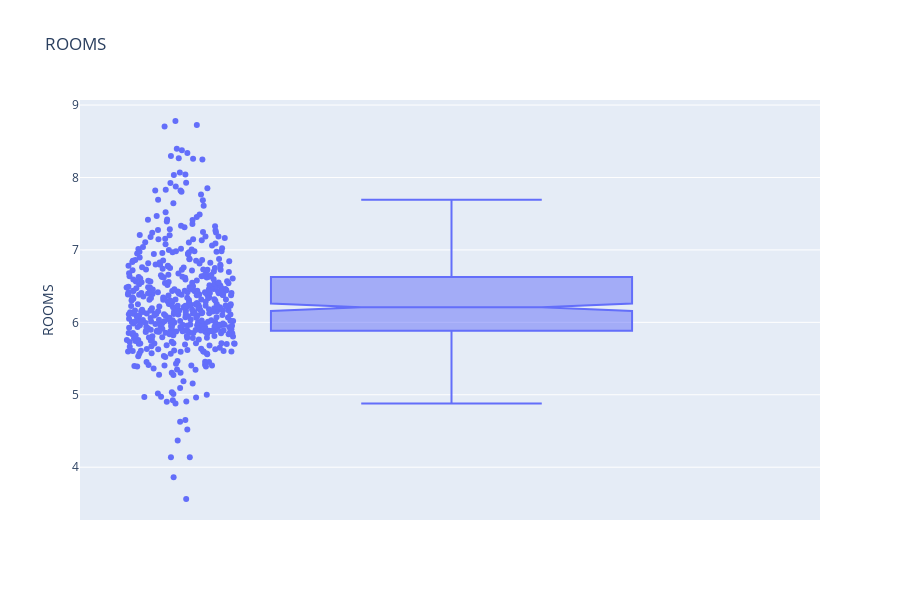

The code cell stored with this chart in its notebook:
### Code cell
##Boxplot showing the disrtobutions of room numbers
fig = px.box(df, y="ROOMS", points="all",
             notched=True, # used notched shape
             title="ROOMS" )




fig.show()

### Figure 1 — Plotly figure (JSON) as saved in the notebook; plotly's stock layout.template omitted (floating-point values rounded to 4 significant figures; data arrays with more than 128 entries replaced by an {"elided": "..."} marker saying what was removed)
{"data": [{"alignmentgroup": "True", "boxpoints": "all", "hoverlabel": {"namelength": 0}, "hovertemplate": "ROOMS=%{y}", "legendgroup": "", "marker": {"color": "#636efa"}, "name": "", "notched": true, "offsetgroup": "", "orientation": "v", "showlegend": false, "type": "box", "x0": " ", "xaxis": "x", "y": {"elided": "506 float values"}, "y0": " ", "yaxis": "y"}], "layout": {"boxmode": "group", "height": 600, "legend": {"tracegroupgap": 0}, "title": {"text": "ROOMS"}, "xaxis": {"anchor": "y", "domain": [0, 1]}, "yaxis": {"anchor": "x", "domain": [0, 1], "title": {"text": "ROOMS"}}}}
